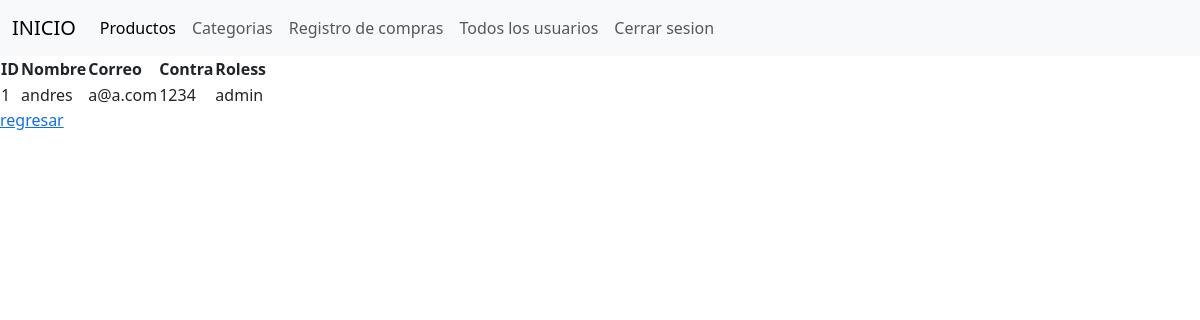
The app's page /vistas/VerUsuarios.php?id=1 (signed in) with its own data.
### tables this page shows
CREATE TABLE `usuarios` (
  `id` int(100) NOT NULL,
  `nombre` varchar(100) NOT NULL,
  `correo` varchar(200) NOT NULL,
  `contra` varchar(100) NOT NULL,
  `roles` varchar(50) NOT NULL
);

### clases/mySQL.php (called while the page is built, shortened)
<?php
class MySql{
    public $_connection;
    function __construct(){
        if(isset($_SESSION["DB"])){
            $this->_connection = mysqli_connect("localhost","root","",$_SESSION['DB'],3308);
        }else{
            $this->_connection = mysqli_connect("localhost","root","","im_delice_gdl",3308);
            if(!$this->_connection)
                echo "<script>alert('Sin éxito en la conexión');</script>";
        }
        $this->_connection2 = mysqli_connect("localhost","root","","im_delice_gdl",3308);
        $this->_connection3 = mysqli_connect("localhost","root","","im_delice_tlq",3308);
    }
    function obteneridUsuarios($id){
        $usuarios= null;
        $res = mysqli_query($this->_connection, "SELECT * FROM usuarios WHERE id=$id");
        if(mysqli_num_rows($res)){
            $data=mysqli_fetch_array($res);
            $usuarios = new Usuario ($data["id"],$data["nombre"],$data["correo"],$data["contra"],$data["roles"]);
        }
        return $usuarios;
    }
}

### modelos/Usuario.php (called while the page is built, shortened)
<?php
class Usuario{
    private $_nombre;
    private $_correo;
    private $_contra;
    private $_roles;
    function __construct($id,$nombre,$correo,$contra, $roles) {
        $this->_nombre = $nombre;
        $this->_correo = $correo;
        $this->_contra = $contra;
        $this->_roles =$roles;
    }
    function getNombre(){
        return $this->_nombre;
    }
    function getCorreo(){
        return $this->_correo;
    }
    function getContra(){
        return $this->_contra;
    }
    function getRoles(){
        return $this->_roles;
    }
}

### vistas/VerUsuarios.php (the view, shortened to what this page needs)
<?php
 require_once "../diseño/navar.php";
 require_once "../Modelos/Usuario.php";
 require_once "../clases/MySQL.php";
 if(isset($_GET)){
    if(isset($_GET["id"])){
        $id =$_GET["id"];
        $mysql=new MySql();
        $usuario = $mysql->obteneridUsuarios($id);
    }
}
    ?>
<!DOCTYPE html>
<html lang="en">
<head>
</head>
<body>
    <table >
        <thead >
            <tr>
                <th>ID</th>
                <th>Nombre</th>
                <th>Correo</th>
                <th>Contra</th>
                <th>Roless</th>
                <th></th>
                <th></th>
            </tr>
        </thead>
        <tbody>
        <?php
            echo "<tr>
            <td>". $id."</td>
            <td>".$usuario->getNombre()."</td>
            <td>".$usuario->getCorreo()."</td>
            <td>".$usuario->getContra()."</td>
            <td>".$usuario->getRoles()."</td>
            </tr>";
        ?>
    </table>
        <a href="index.php">regresar</a>
</body>
</html>

### records on screen
usuarios: id "1", nombre "andres", correo "a@a.com", contra "1234", roles "admin"
